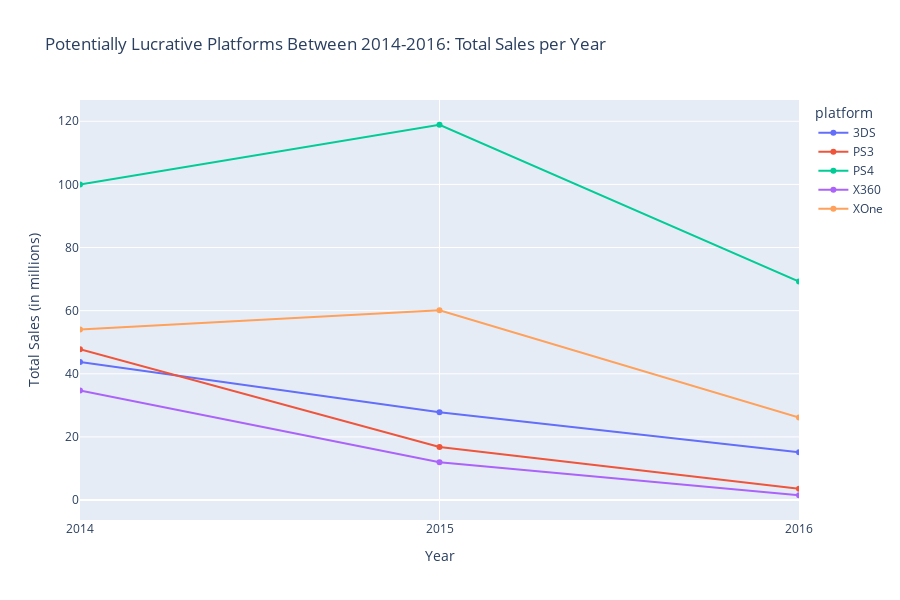

Here is the notebook cell this chart was saved with:
### Markdown cell above
### Best selling platforms
- Which platforms are leading in sales?
- Which are growing or declining?
- Select several potentially profitable platforms.

### Code cell
# Group the dataframe filtered_df by platform, sum the total_sales per platform and sort the results
grouped_platforms = (
  filtered_df
  .groupby('platform')['total_sales']
  .sum()
  .sort_values(ascending = False)
)

# Showing the results
print(grouped_platforms)

# Selecting pottentially lucrative platforms in the period
potentially_lucrative = (
 filtered_df[filtered_df['platform'].isin(['PS4', 'XOne', '3DS', 'PS3', 'X360'])]
 .groupby(['platform', 'year_of_release'])['total_sales']
 .sum()
 .reset_index()
)

# Showing the results
print(potentially_lucrative)

# Creating an interative plot of lines
fig = px.line(
    potentially_lucrative, 
    x = 'year_of_release', 
    y = 'total_sales',
    color = 'platform',
    title = 'Potentially Lucrative Platforms Between 2014-2016: Total Sales per Year',
    labels = {'year_of_release': 'Year', 'total_sales': 'Total Sales (in millions)'},
    markers = True
)

# Improving layout
fig.update_layout(
    width = 900,  # Plot width
    height = 600,  # Plot height
    xaxis = dict (
        tickmode = 'linear',
        dtick = 1,  # Defining 1 year interval at X-axis
        range = [2014, 2016],  # Limiting X-axis
    ),
)

# Showing the plot
fig.show()

### Figure 1 — Plotly figure (JSON) as saved in the notebook; plotly's stock layout.template omitted (floating-point values rounded to 4 significant figures)
{"data": [{"hovertemplate": "platform=3DS<br>Year=%{x}<br>Total Sales (in millions)=%{y}<extra></extra>", "legendgroup": "3DS", "line": {"color": "#636efa", "dash": "solid"}, "marker": {"symbol": "circle"}, "mode": "lines+markers", "name": "3DS", "orientation": "v", "showlegend": true, "type": "scatter", "x": [2014, 2015, 2016], "xaxis": "x", "y": [43.76, 27.78, 15.14], "yaxis": "y"}, {"hovertemplate": "platform=PS3<br>Year=%{x}<br>Total Sales (in millions)=%{y}<extra></extra>", "legendgroup": "PS3", "line": {"color": "#EF553B", "dash": "solid"}, "marker": {"symbol": "circle"}, "mode": "lines+markers", "name": "PS3", "orientation": "v", "showlegend": true, "type": "scatter", "x": [2014, 2015, 2016], "xaxis": "x", "y": [47.76, 16.82, 3.6], "yaxis": "y"}, {"hovertemplate": "platform=PS4<br>Year=%{x}<br>Total Sales (in millions)=%{y}<extra></extra>", "legendgroup": "PS4", "line": {"color": "#00cc96", "dash": "solid"}, "marker": {"symbol": "circle"}, "mode": "lines+markers", "name": "PS4", "orientation": "v", "showlegend": true, "type": "scatter", "x": [2014, 2015, 2016], "xaxis": "x", "y": [100, 118.9, 69.25], "yaxis": "y"}, {"hovertemplate": "platform=X360<br>Year=%{x}<br>Total Sales (in millions)=%{y}<extra></extra>", "legendgroup": "X360", "line": {"color": "#ab63fa", "dash": "solid"}, "marker": {"symbol": "circle"}, "mode": "lines+markers", "name": "X360", "orientation": "v", "showlegend": true, "type": "scatter", "x": [2014, 2015, 2016], "xaxis": "x", "y": [34.74, 11.96, 1.52], "yaxis": "y"}, {"hovertemplate": "platform=XOne<br>Year=%{x}<br>Total Sales (in millions)=%{y}<extra></extra>", "legendgroup": "XOne", "line": {"color": "#FFA15A", "dash": "solid"}, "marker": {"symbol": "circle"}, "mode": "lines+markers", "name": "XOne", "orientation": "v", "showlegend": true, "type": "scatter", "x": [2014, 2015, 2016], "xaxis": "x", "y": [54.07, 60.14, 26.15], "yaxis": "y"}], "layout": {"height": 600, "legend": {"title": {"text": "platform"}, "tracegroupgap": 0}, "title": {"text": "Potentially Lucrative Platforms Between 2014-2016: Total Sales per Year"}, "width": 900, "xaxis": {"anchor": "y", "domain": [0, 1], "dtick": 1, "range": [2014, 2016], "tickmode": "linear", "title": {"text": "Year"}}, "yaxis": {"anchor": "x", "domain": [0, 1], "title": {"text": "Total Sales (in millions)"}}}}
